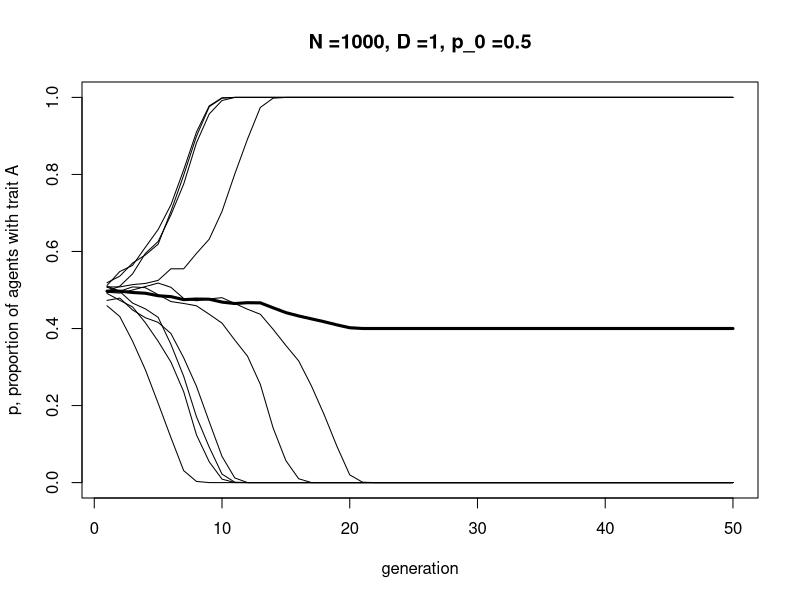
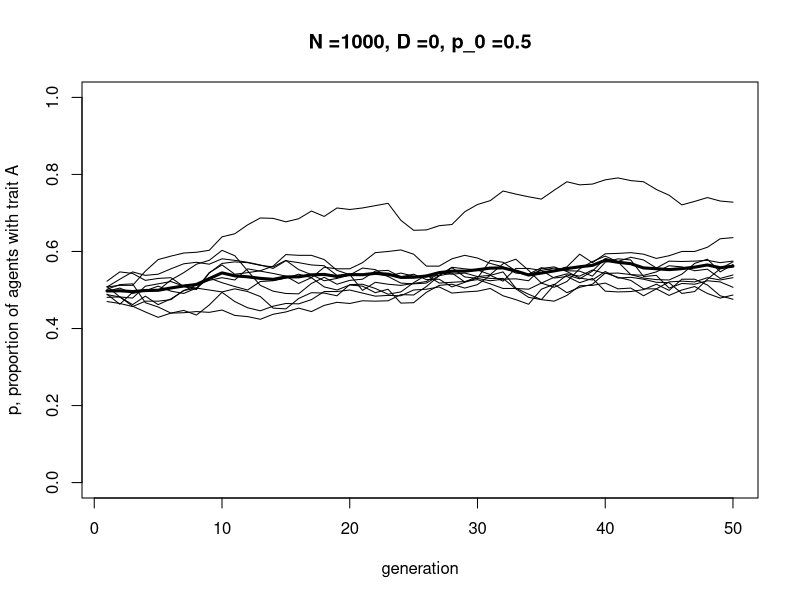
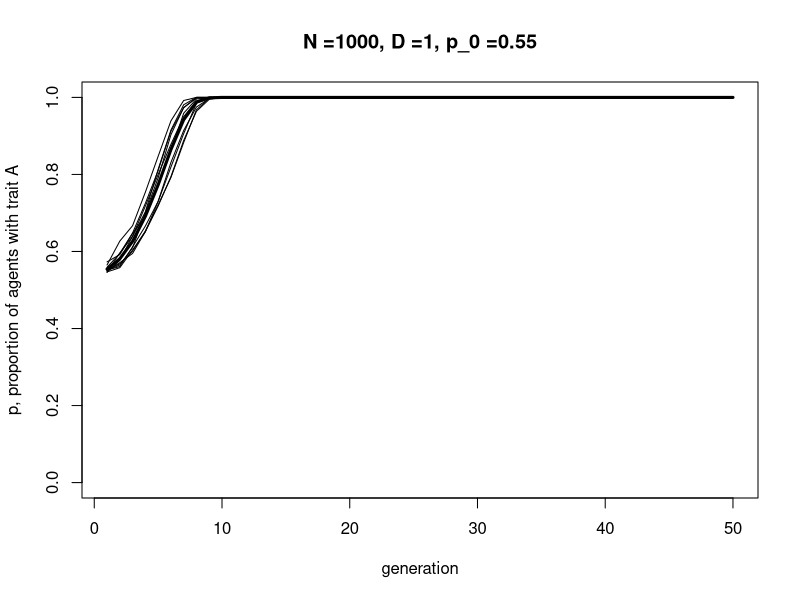
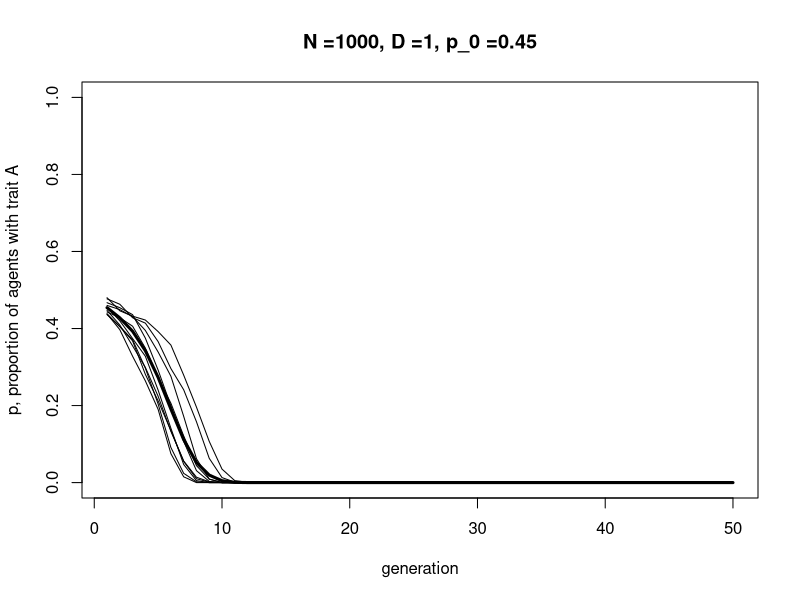
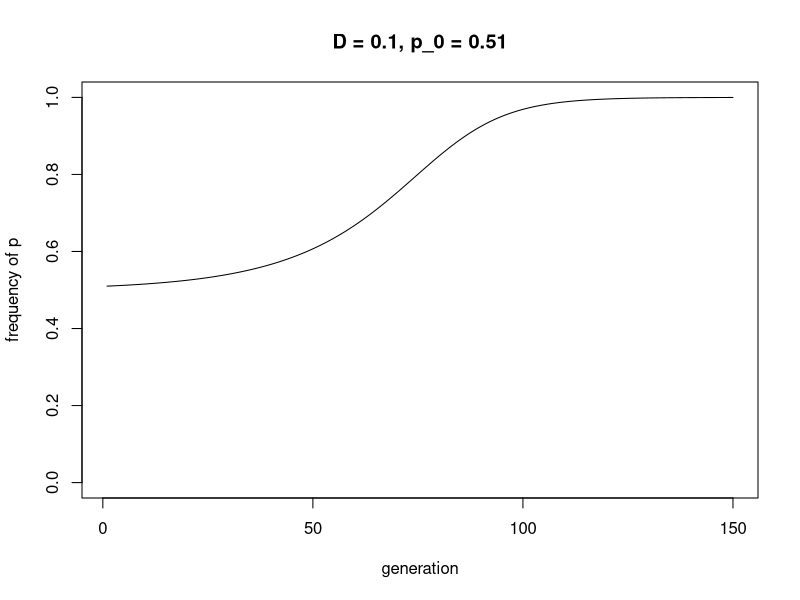
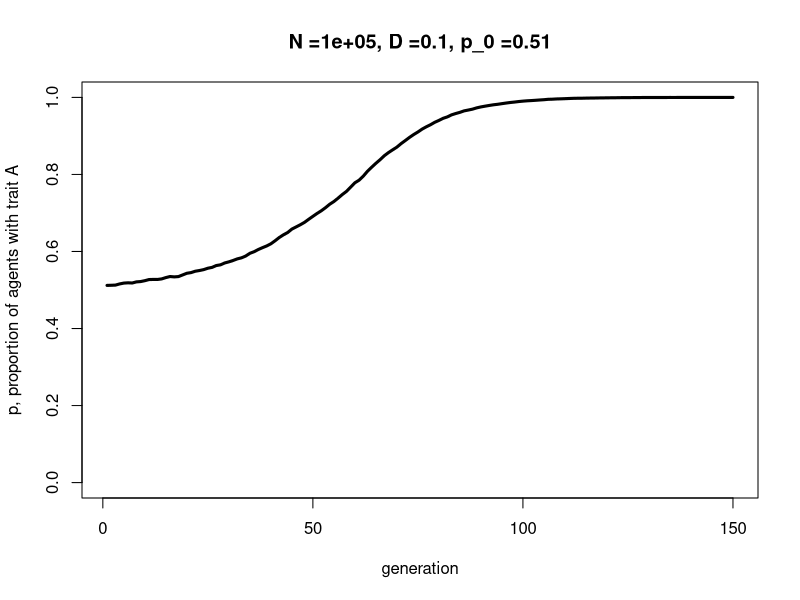
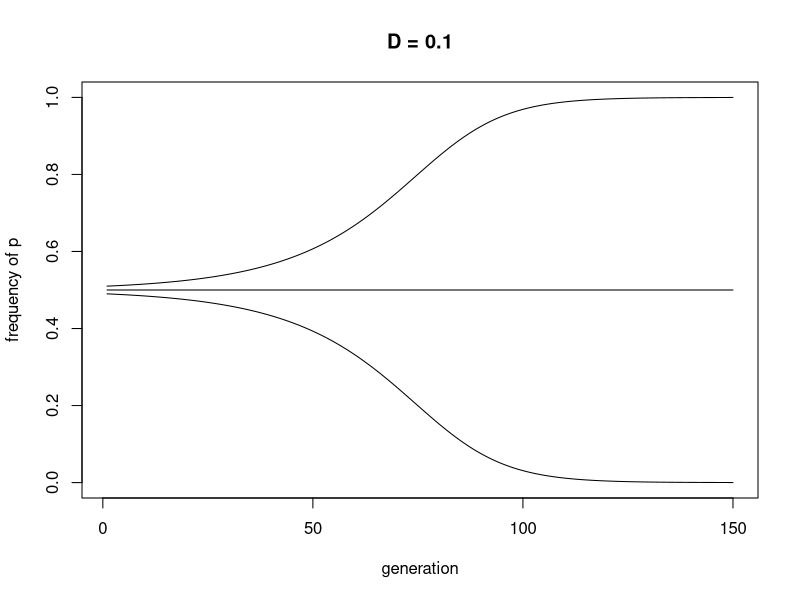
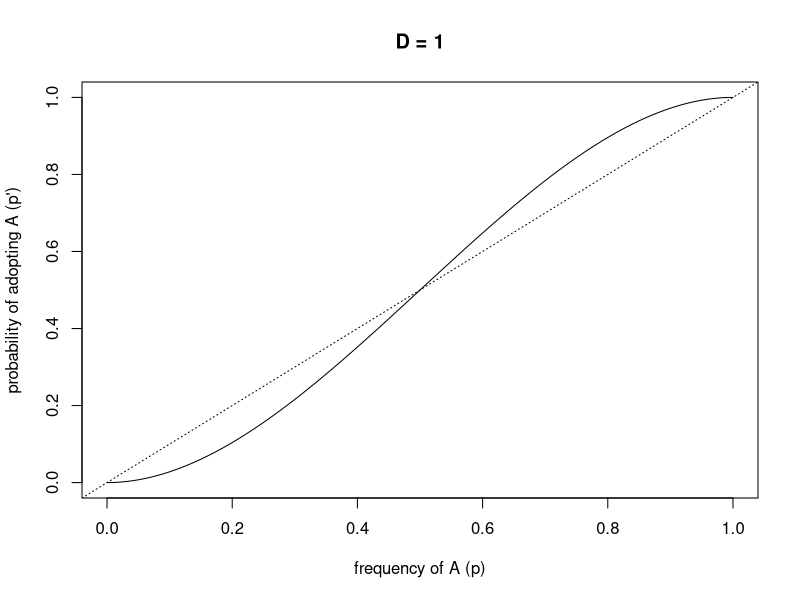

The R source for these figures, in order:
## ---- chunk 1
library(tidyverse)
set.seed(111)

N <- 100
p_0 <- 0.5
D <- 1

population <- tibble(trait = sample(c("A", "B"), N, replace = TRUE, prob = c(p_0, 1 - p_0))) # create first generation
## ---- chunk 2
# create dataframe with a set of 3 randomly-picked demonstrators for each agent
demonstrators <- tibble(dem1 = sample(population$trait, N, replace = TRUE), dem2 = sample(population$trait, N, replace = TRUE), dem3 = sample(population$trait, N, replace = TRUE))

demonstrators
## ---- chunk 3

# get the number of As in each 3-dem combo
num_As <- rowSums(demonstrators == "A")

population$trait[num_As == 3] <- "A"  # for dem combos with all As, set to A
population$trait[num_As == 0] <- "B"  # for dem combos with no As, set to B

prob_majority <- sample(c(TRUE, FALSE), prob = c((2/3 + D/3), 1 - (2/3 + D/3)), N, replace = TRUE)
prob_minority <- sample(c(TRUE, FALSE), prob = c((1/3 - D/3), 1 - (1/3 - D/3)), N, replace = TRUE)

# when A is a majority, 2/3
if (nrow(population[prob_majority & num_As == 2, ]) > 0) {
  population[prob_majority & num_As == 2, ] <- "A"
}
if (nrow(population[prob_majority == FALSE & num_As == 2, ]) > 0) {
  population[prob_majority == FALSE & num_As == 2, ] <- "B"
}  
# when A is a minority, 1/3
if (nrow(population[prob_minority & num_As == 1, ]) > 0) {
  population[prob_minority & num_As == 1, ] <- "A"
}
if (nrow(population[prob_minority == FALSE & num_As == 1, ]) > 0) {
  population[prob_minority == FALSE & num_As == 1, ] <- "B"
}  

## ---- chunk 4
# for testing only, add the new traits to the demonstrator dataframe and show it
demonstrators <- add_column(demonstrators, new_trait = population$trait)

demonstrators
## ---- chunk 5

N <- 100
p_0 <- 0.5
D <- 0.1

agent <- data.frame(trait = sample(c("A","B"), N, replace = TRUE, prob = c(p_0,1-p_0)), stringsAsFactors = FALSE)  # create first generation

# create dataframe with a set of 3 randomly-picked demonstrators for each agent
demonstrators <- data.frame(dem1 = sample(agent$trait, N, replace = TRUE), dem2 = sample(agent$trait, N, replace = TRUE), dem3 = sample(agent$trait, N, replace = TRUE), stringsAsFactors = F)

# get the number of As in each 3-dem combo
numAs <- rowSums(demonstrators == "A")

agent$trait[numAs == 3] <- "A"  # for dem combos with all As, set to A
agent$trait[numAs == 0] <- "B"  # for dem combos with no As, set to B

prob <- runif(N)

# when A is a majority, 2/3
agent$trait[numAs == 2 & prob < (2/3 + D/3)] <- "A"
agent$trait[numAs == 2 & prob >= (2/3 + D/3)] <- "B"

# when A is a minority, 1/3
agent$trait[numAs == 1 & prob < (1/3 - D/3)] <- "A"
agent$trait[numAs == 1 & prob >= (1/3 - D/3)] <- "B"

# for testing only, add the new traits to the demonstrator dataframe and show it
demonstrators$newtrait <- agent$trait
head(demonstrators, 20)

## ---- chunk 6

ConformistTransmission <- function (N, p_0, D, t_max, r_max) {
  
  output <- as.data.frame(matrix(NA,t_max,r_max))  # create a matrix with t_max rows and r_max columns, filled with NAs, then convert to data.frame
  
  names(output) <- paste("run", 1:r_max, sep="")  # purely cosmetic: rename the columns with run1, run2 etc.
  
  for (r in 1:r_max) {
    
    agent <- data.frame(trait = sample(c("A","B"), N, replace = TRUE, prob = c(p_0,1-p_0)), stringsAsFactors = FALSE)  # create first generation
    
    output[1,r] <- sum(agent$trait == "A") / N  # add first generation's p to first row of column r
  
    for (t in 2:t_max) {
  
      # create dataframe with a set of 3 randomly-picked demonstrators for each agent
      demonstrators <- data.frame(dem1 = sample(agent$trait, N, replace = TRUE), dem2 = sample(agent$trait, N, replace = TRUE), dem3 = sample(agent$trait, N, replace = TRUE), stringsAsFactors = F)

      # get the number of As in each 3-dem combo
      numAs <- rowSums(demonstrators == "A")

      agent$trait[numAs == 3] <- "A"  # for dem combos with all As, set to A
      agent$trait[numAs == 0] <- "B"  # for dem combos with no As, set to B

      prob <- runif(N)
      
      # when A is a majority, 2/3
      agent$trait[numAs == 2 & prob < (2/3 + D/3)] <- "A"
      agent$trait[numAs == 2 & prob >= (2/3 + D/3)] <- "B"

      # when A is a minority, 1/3
      agent$trait[numAs == 1 & prob < (1/3 - D/3)] <- "A"
      agent$trait[numAs == 1 & prob >= (1/3 - D/3)] <- "B"

      output[t,r] <- sum(agent$trait == "A") / N  # get p and put it into output slot for this generation t and run r
  
    }
    
  }
  
  # first plot a thick line for the mean p
  plot(rowMeans(output), type = 'l', ylab = "p, proportion of agents with trait A", xlab = "generation", ylim = c(0,1), lwd = 3, main = paste("N =", N, ", D =", D, ", p_0 =", p_0, sep = ""))
 
  for (r in 1:r_max) {  
    
    lines(output[,r], type = 'l')  # add lines for each run, up to r_max
    
  }
  
  output  # export data from function
}

## ---- chunk 7

data_model4 <- ConformistTransmission(N = 1000, p_0 = 0.5, D = 1, t_max = 50, r_max = 10)

## ---- chunk 8

data_model4 <- ConformistTransmission(N = 1000, p_0 = 0.5, D = 0, t_max = 50, r_max = 10)

## ---- chunk 9

data_model4 <- ConformistTransmission(N = 1000, p_0 = 0.55, D = 1, t_max = 50, r_max = 10)

## ---- chunk 10

data_model4 <- ConformistTransmission(N = 1000, p_0 = 0.45, D = 1, t_max = 50, r_max = 10)

## ---- chunk 11

ConformityRecursion <- function(D, t_max, p_0) {
  
  p <- rep(0,t_max)
  p[1] <- p_0
  
  for (i in 2:t_max) {
    p[i] <- p[i-1] + D*p[i-1]*(1-p[i-1])*(2*p[i-1] - 1)
  }
  
  plot(p, type = "l", ylim = c(0,1), ylab = "frequency of p", xlab = "generation", main = paste("D = ", D, ", p_0 = ", p_0, sep = ""))

}

## ---- chunk 12

ConformityRecursion(D = 0.1, t_max = 150, p_0 = 0.51)

## ---- chunk 13

data_model4 <- ConformistTransmission(N = 100000, p_0 = 0.51, D = 0.1, t_max = 150, r_max = 1)

## ---- chunk 14

ConformityRecursion <- function(D, t_max, p_0) {
  
  numSims <- length(p_0)
  
  p <- as.data.frame(matrix(NA, nrow = t_max, ncol = numSims))
  p[1,] <- p_0
  
  for (i in 2:t_max) {
    p[i,] <- p[i-1,] + D*p[i-1,]*(1-p[i-1,])*(2*p[i-1,] - 1)
  }
  
  plot(p[,1], type = "l", ylim = c(0,1), ylab = "frequency of p", xlab = "generation", main = paste("D =", D))
  if (numSims > 1) {
    for (i in 2:numSims) {
      lines(p[,i], type = 'l')
    }
  }

}

## ---- chunk 15

ConformityRecursion(D = 0.1, t_max = 150, p_0 = c(0.49,0.5,0.51))

## ---- chunk 16

p <- seq(0,1,length.out = 101)

D <- 1
p_next <- p + D*p*(1-p)*(2*p-1)

plot(p, p_next, type = 'l', ylab = "probability of adopting A (p')", xlab = "frequency of A (p)", main = paste("D =", D))
abline(a = 0, b = 1, lty = 3)

